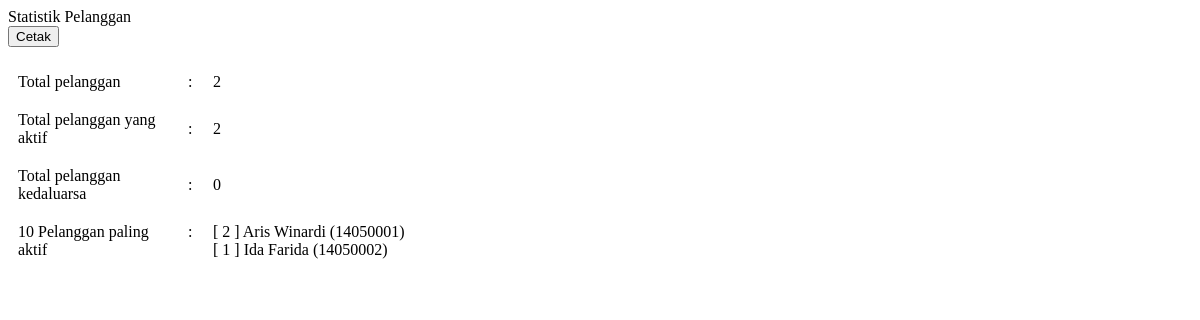
The app's page /adm/pelaporan/statistik_pelanggan.php, older data.
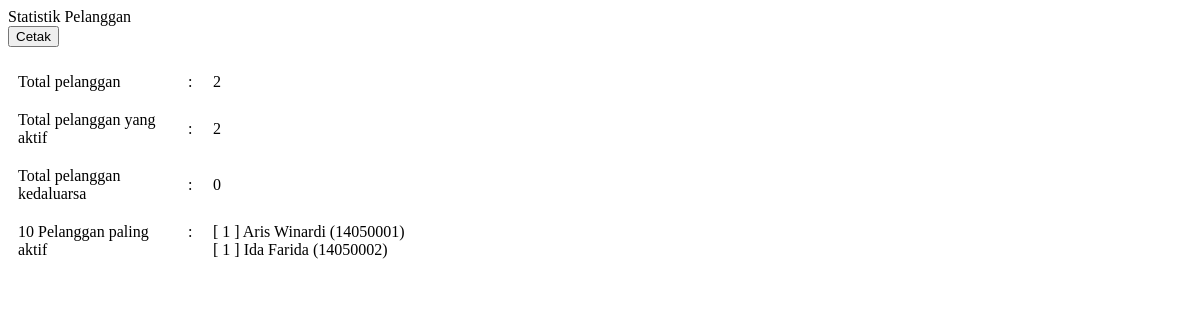
The same page, newer data.
### tables this page shows
CREATE TABLE IF NOT EXISTS `dt_pelanggan` (
  `id_plg` varchar(8) NOT NULL,
  `nm_plg` varchar(30) NOT NULL,
  `tgl_registrasi` date NOT NULL,
  `masa_berlaku` date NOT NULL,
  `almt_plg` text NOT NULL,
  `telp_plg` varchar(13) NOT NULL,
  `jns_kelamin` enum('L','P') NOT NULL,
  `photo_plg` text NOT NULL,
  `transaksi` int(3) NOT NULL,
  `perpanjang` int(11) NOT NULL,
  `wkt_ubah` datetime NOT NULL
);

### adm/pelaporan/statistik_pelanggan.php (the view)
<?php
	$lokasi="Statistik Pelanggan";
echo"<html><body>";
	$a = mysql_query("SELECT * FROM dt_pelanggan");
	$jml_plg=mysql_num_rows($a);
	$qry="SELECT id_plg, nm_plg, transaksi FROM dt_pelanggan WHERE transaksi!=0 ORDER BY transaksi DESC LIMIT 10";
	$b=mysql_query($qry) or die (mysql_error());
	$jml_plg_aktif=mysql_num_rows($b);
	$hari_ini=date("Y-m-d");
	$c=mysql_query("SELECT id_plg, nm_plg, transaksi FROM dt_pelanggan WHERE masa_berlaku < '$hari_ini'");
	$jml_plg_kadaluarsa=mysql_num_rows($c);
	?>
	<div class="konten">
		<div class="lokasi"><label><?php echo $lokasi;?></label></div>
		<form><input class='noPrint' type='button' value='Cetak' onclick='window.print()'></form>
		<table class="table" cellpadding="10" cellspacing="0" border="0">
			<tr>
				<td width="150px"><labell>Total pelanggan</labell></td>
				<td width="5px">:</td>
				<td ><?php echo $jml_plg?></td>
			</tr>
			<tr>
				<td><labell>Total pelanggan yang aktif</labell></td>
				<td>:</td>
				<td><?php echo $jml_plg_aktif?></td>
			</tr>
			<tr>
				<td><labell>Total pelanggan kedaluarsa</labell></td>
				<td>:</td>
				<td ><?php echo $jml_plg_kadaluarsa?></td>
			</tr>
			<tr>
				<td valign="top"><labell>10 Pelanggan paling aktif</labell></td>
				<td valign="top">:</td>
				<td >
					<?php
						while($plg=mysql_fetch_object($b)){
							echo "[ ".$plg->transaksi ." ] ".$plg->nm_plg ." (". $plg->id_plg .") <br>";
						}
					?>
				</td>
			</tr>
		</table>
	</div>
</body>
</html>

Row changes from the older to the newer data that the page shows:
changed dt_pelanggan "Aris Winardi": transaksi "2" → "1"
